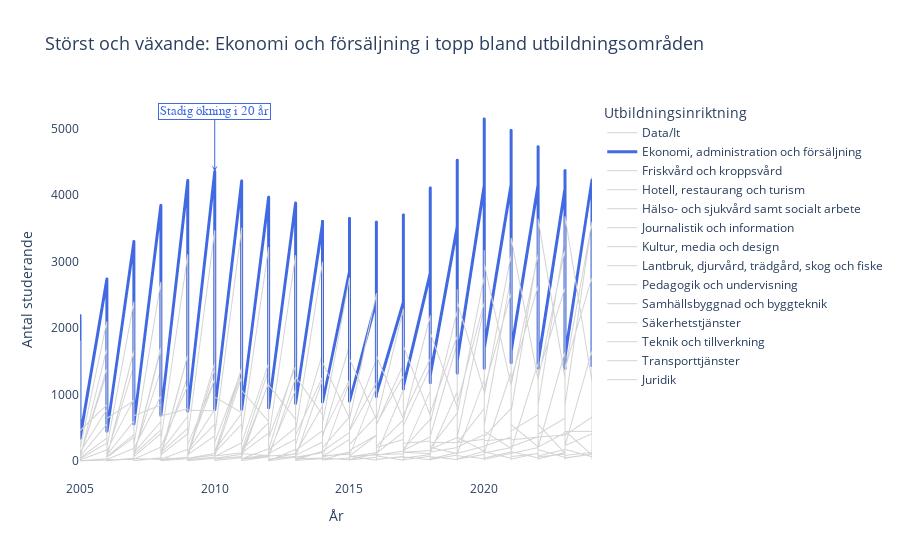

Write notebook code for a chart like this one.
### Code cell
import plotly.express as px

highlight_area = "Ekonomi, administration och försäljning"

fig = px.line(
    df_long,
    x="År",
    y="Antal studerande",
    color="Utbildningsinriktning",
    title="Störst och växande: Ekonomi och försäljning i topp bland utbildningsområden",
    labels={"Antal studerande": "Antal studerande", "År": "År"},
)

# Ta bort prickar från alla linjer
fig.for_each_trace(lambda t: t.update(mode="lines"))

# Färgsätt: blå för highlight, ljusgrå för övriga
fig.for_each_trace(
    lambda t: t.update(
        line=dict(
            color="royalblue" if t.name == highlight_area else "lightgray",
            width=3 if t.name == highlight_area else 1
        ),
        showlegend=True
    )
)

# Lägg till annotation/pil för att förstärka trenden (exempel: året 2010)
max_y = df_long[df_long["Utbildningsinriktning"] == highlight_area]["Antal studerande"].max()

fig.add_annotation(
    x=2010,
    y=df_long[(df_long["År"] == 2010) & (df_long["Utbildningsinriktning"] == highlight_area)]["Antal studerande"].values[0],
    text="Stadig ökning i 20 år",
    showarrow=True,
    arrowhead=3,
    arrowcolor="royalblue",
    ax=0,
    ay=-60,
    font=dict(color="royalblue", size=13, family="Arial"),
    bgcolor="white",
    bordercolor="royalblue",
    borderwidth=1
)

fig.update_layout(
    legend_title_text="Utbildningsinriktning",
    plot_bgcolor="white",
    paper_bgcolor="white",
    showlegend=True,
    hovermode=False,
    title_font=dict(size=18)
)

# Visa figuren
fig.show()
